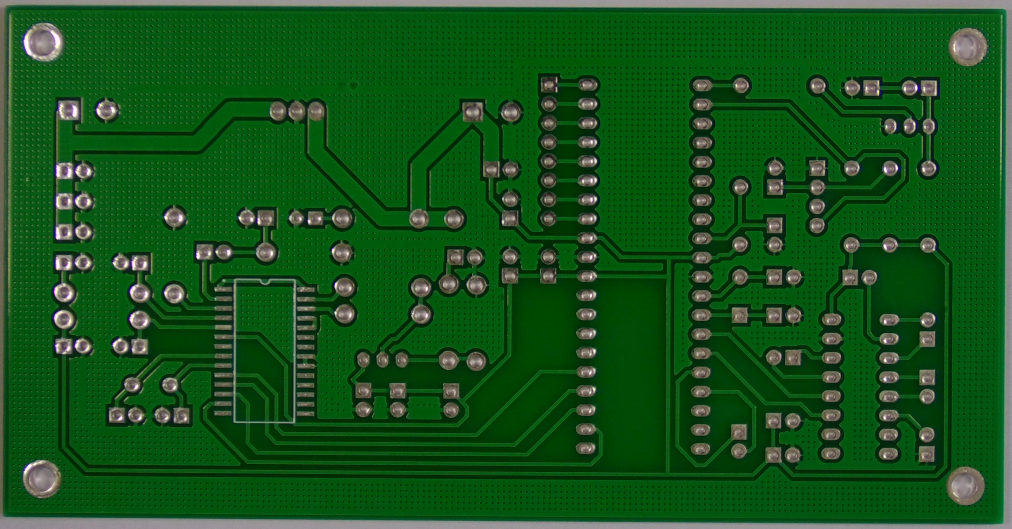
#> input picture images/good_pcb.JPG, 3034 x 1586 px, found by its file name (shown at 1/3 size)
$ jupyter execute --allow-errors test.ipynb
#> lines starting #> are read from the running program, lines starting #| are printed output that depends on the picture
[cell 1]
print("Hello world lets get started with anomaly detection. Excited!!!")

[cell 2]
import tensorflow as tf
import numpy as np
import cv2
from sklearn.neighbors import NearestNeighbors
import matplotlib.pyplot as plt

print("Packages imported")

[cell 3]
IMG_SIZE = 224 #based on resnet image dimensions
REPEATS = 15   # will repeat the good image 15 times to store its features in the memory. This is not ideally correct but implemented it for a POC. Ideally using 60-100 images here would do the work.
LAYER_NAMES = ["conv3_block4_out", "conv4_block6_out"]

#> (a cell that did not finish here is left out)

[cell 5]
# Function to load images for processing
def load_image(path):
#> called with path = 'images/good_pcb.jpg'
    img = cv2.imread(path)
#> img is the input picture: shape (1586, 3034, 3); mean B, G, R 27.3, 83.6, 20.4
    img = cv2.cvtColor(img, cv2.COLOR_BGR2RGB)
    img = cv2.resize(img, (IMG_SIZE, IMG_SIZE))
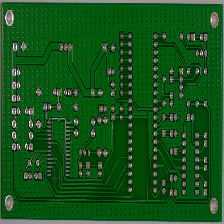
#> img: shape (224, 224, 3); mean R, G, B 20.3, 83.5, 27.2
    img = tf.keras.applications.resnet50.preprocess_input(img)
    return img

# [22 lines left out: function extract_patches, not called in this run]
